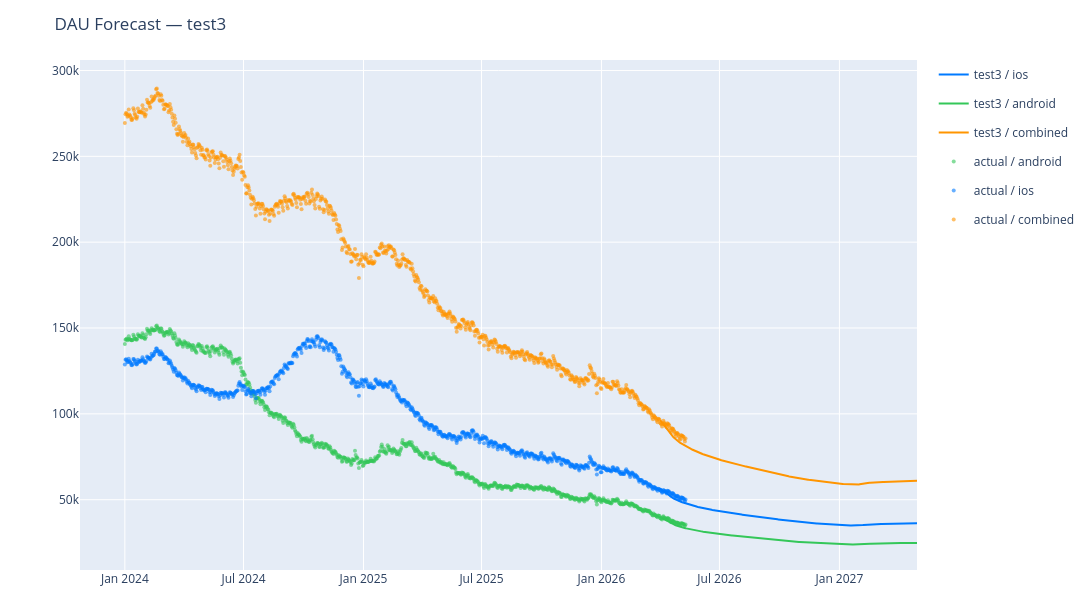

Notebook cell for this chart:
### Code cell
plot('test3', chart='dau')

### Figure 1 — Plotly figure (JSON) as saved in the notebook; plotly's stock layout.template omitted (floating-point values rounded to 4 significant figures; data arrays with more than 128 entries replaced by an {"elided": "..."} marker saying what was removed)
{"data": [{"hovertemplate": "test3 / ios: %{y:,.0f}<extra></extra>", "legendgroup": "test3 / ios", "line": {"color": "#007AFF", "dash": "solid"}, "name": "test3 / ios", "type": "scatter", "x": {"elided": "395 str values"}, "y": {"elided": "395 float values"}}, {"hovertemplate": "test3 / android: %{y:,.0f}<extra></extra>", "legendgroup": "test3 / android", "line": {"color": "#34C759", "dash": "solid"}, "name": "test3 / android", "type": "scatter", "x": {"elided": "395 str values"}, "y": {"elided": "395 float values"}}, {"hovertemplate": "test3 / combined: %{y:,.0f}<extra></extra>", "legendgroup": "test3 / combined", "line": {"color": "#FF9500", "dash": "solid"}, "name": "test3 / combined", "type": "scatter", "x": {"elided": "395 str values"}, "y": {"elided": "395 float values"}}, {"hovertemplate": "actual / android: %{y:,.0f}<extra></extra>", "legendgroup": "actual/android", "marker": {"color": "#34C759", "opacity": 0.6, "size": 4}, "mode": "markers", "name": "actual / android", "type": "scatter", "x": {"elided": "861 str values"}, "y": {"elided": "861 int values"}}, {"hovertemplate": "actual / ios: %{y:,.0f}<extra></extra>", "legendgroup": "actual/ios", "marker": {"color": "#007AFF", "opacity": 0.6, "size": 4}, "mode": "markers", "name": "actual / ios", "type": "scatter", "x": {"elided": "861 str values"}, "y": {"elided": "861 int values"}}, {"hovertemplate": "actual / combined: %{y:,.0f}<extra></extra>", "legendgroup": "actual/combined", "marker": {"color": "#FF9500", "opacity": 0.6, "size": 4}, "mode": "markers", "name": "actual / combined", "type": "scatter", "x": {"elided": "861 str values"}, "y": {"elided": "861 int values"}}], "layout": {"height": 600, "hovermode": "x unified", "margin": {"b": 30, "t": 60}, "title": {"text": "DAU Forecast — test3"}, "width": 1400}}
